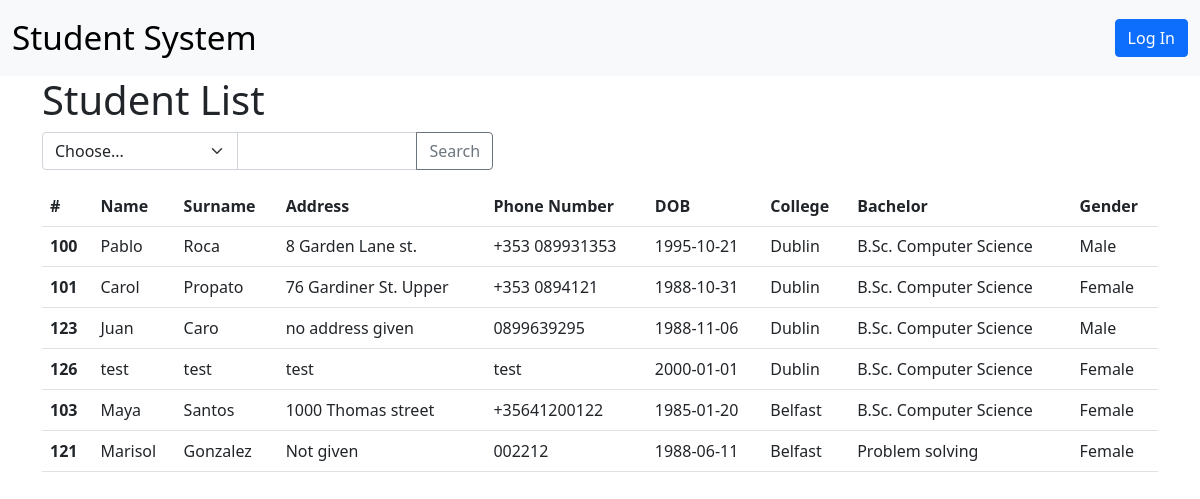
The page / on the database its author committed.
### tables this page shows
CREATE TABLE `student` (
  `id` int(11) NOT NULL,
  `name` varchar(256) NOT NULL,
  `surname` varchar(256) NOT NULL,
  `address` varchar(256) NOT NULL,
  `phoneNumber` varchar(256) NOT NULL,
  `dob` date NOT NULL,
  `collegeId` int(10) NOT NULL,
  `bachelorId` int(10) NOT NULL,
  `gender` varchar(256) NOT NULL
);

CREATE TABLE `collegebrach` (
  `id` int(11) NOT NULL,
  `nameC` varchar(256) NOT NULL,
  `addressC` varchar(256) NOT NULL,
  `phoneNumberC` varchar(256) NOT NULL
);

CREATE TABLE `bachelorprogram` (
  `id` int(11) NOT NULL,
  `nameB` varchar(256) NOT NULL,
  `collegeId` int(11) NOT NULL,
  `duration` int(10) NOT NULL
);

### index.php (the view, shortened to what this page needs)
<?php
include 'library/DBConnection.php';
if(empty($_GET['searchInput'])){
    $sql = "SELECT a.id, a.name, a.surname, a.address, a.phoneNumber, a.dob, a.collegeId, b.nameC, a.bachelorId, c.nameB, a.gender FROM (student a LEFT JOIN collegebrach b ON a.collegeid = b.id) LEFT JOIN bachelorprogram c ON a.bachelorid = c.id";
}
$result = $conn->query($sql);
include 'NavBar.php';
?>
    <div class="container">
    <h1>Student List </h1>
        <form action='' method="GET">
            <div class="row ">
                <div class="col-5">
                    <div class="input-group mb-3">
<select class="form-select" id="inputGroupSelect04" name="searchType" aria-label="Example select with button addon">
    <option selected>Choose...</option>
</select>
<input class="form-control" type="text" name="searchInput">
<button class="btn btn-outline-secondary" type="submit" id="submit">Search</button>
                    </div>
                </div>
            </div>
        </form>
        <table class="table">
            <thead>
                <tr>
                    <th scope="col">#</th>
                    <th scope="col">Name</th>
                    <th scope="col">Surname</th>
                    <th scope="col">Address</th>
                    <th scope="col">Phone Number</th>
                    <th scope="col">DOB</th>
                    <th scope="col">College</th>
                    <th scope="col">Bachelor</th>
                    <th scope="col">Gender</th>
            </thead>
            <tbody>
            <?php
                if($result->num_rows>0){
                    while($row=$result->fetch_assoc()){
                        echo "<tr>";
                        echo "<th scope='row'>".$row['id']."</th>";
                        echo "<td>".$row['name']."</td>";
                        echo "<td>".$row['surname']."</td>";
                        echo "<td>".$row['address']."</td>";
                        echo "<td>".$row['phoneNumber']."</td>";
                        echo "<td>".$row['dob']."</td>";
                        echo "<td>".$row['nameC']."</td>";
                        echo "<td>".$row['nameB']."</td>";
                        echo "<td>".$row['gender']."</td>";
                        echo "</tr>";
                    }
                }
            ?>
            </tbody>
        </table>
    </div>
</body>
</html>

### NavBar.php (shortened to what this page needs)
<!DOCTYPE html>
<html>
<head>
<link href="https://cdn.jsdelivr.net/npm/bootstrap@5.0.0-beta1/dist/css/bootstrap.min.css" rel="stylesheet">
</head>
<body>
<nav class="navbar navbar-expand-lg navbar-light bg-light">
  <div class="container-fluid">
    <a class="navbar-brand" href="index.php" style='color: black; font-size: 25pt'>Student System</a>
    <div class="collapse navbar-collapse" id="navbarSupportedContent">
      <form class="d-flex">
        <?php
          if(isset($_SESSION) && isset($_SESSION['id'])){
            echo  "<a class='btn disabled btn' href='#'>".$_SESSION['username']."</a>";
            echo "<a class='btn btn-danger' href='LogOut.php'>Log Out</a>";
          }
          else{
            echo "<a class='btn btn-primary' href='LogIn.php'>Log In</a>";
          }
        ?>
      </form>
    </div>
  </div>
</nav>

### rows shown on the page
student: id "100", name "Pablo", surname "Roca", address "8 Garden Lane st.", phoneNumber "+353 089931353", dob "1995-10-21", collegebrach.nameC "Dublin", bachelorprogram.nameB "B.Sc. Computer Science", gender "Male"
student: id "101", name "Carol", surname "Propato", address "76 Gardiner St. Upper", phoneNumber "+353 0894121", dob "1988-10-31", collegebrach.nameC "Dublin", bachelorprogram.nameB "B.Sc. Computer Science", gender "Female"
student: id "123", name "Juan", surname "Caro", address "no address given", phoneNumber "0899639295", dob "1988-11-06", collegebrach.nameC "Dublin", bachelorprogram.nameB "B.Sc. Computer Science", gender "Male"
student: id "126", name "test", surname "test", address "test", phoneNumber "test", dob "2000-01-01", collegebrach.nameC "Dublin", bachelorprogram.nameB "B.Sc. Computer Science", gender "Female"
student: id "103", name "Maya", surname "Santos", address "1000 Thomas street", phoneNumber "+35641200122", dob "1985-01-20", collegebrach.nameC "Belfast", bachelorprogram.nameB "B.Sc. Computer Science", gender "Female"
student: id "121", name "Marisol", surname "Gonzalez", address "Not given", phoneNumber "002212", dob "1988-06-11", collegebrach.nameC "Belfast", bachelorprogram.nameB "Problem solving", gender "Female"
